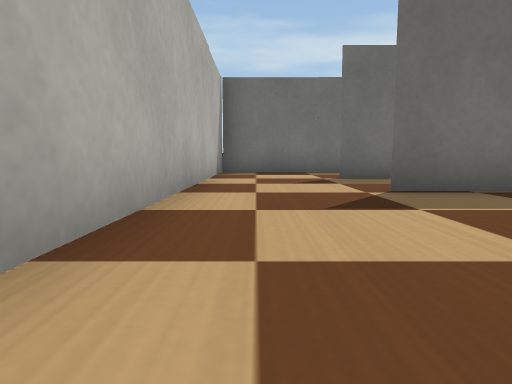
View 1 (above)

18 first-person views from a walk through a world built for the Webots simulator. The camera is 0.08 m above the floor, tilts 6° down and sees 75° across. The floor is counted in squares, 0.2 m on a side. Each view is taken from the middle of a square. On the plan, view 1 faces up. The plan holds only what a view shows up to about 9 squares ahead; the rest is blank. The robots in the file are not drawn. Webots' stock objects and surfaces are drawn as simple stand-ins.

View 2
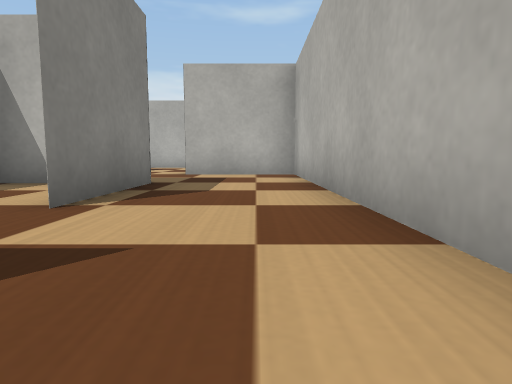

View 3
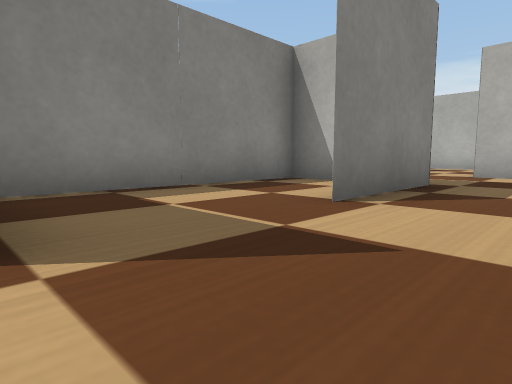

View 4
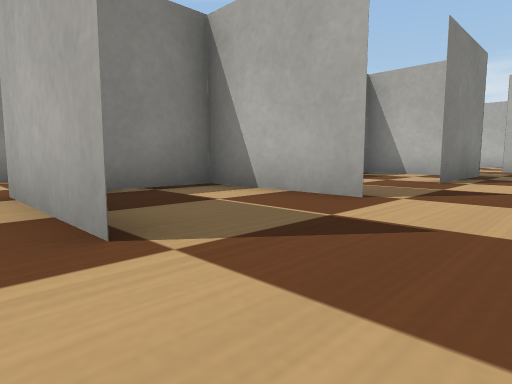

View 5
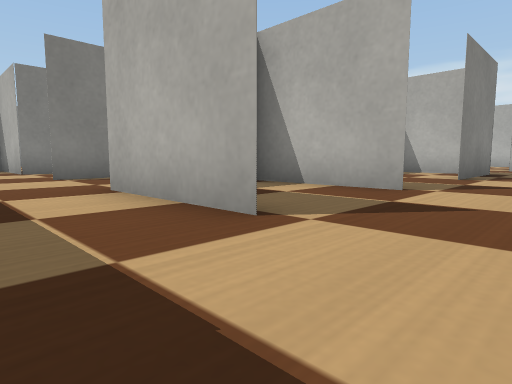

View 6
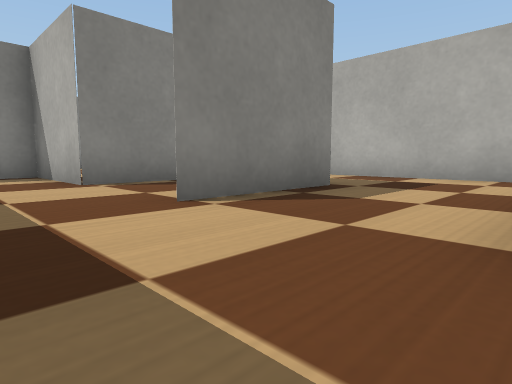

View 7
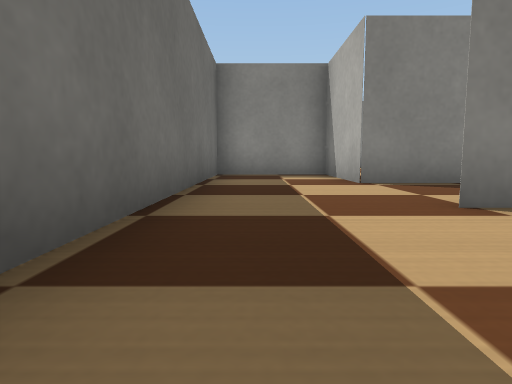

View 8
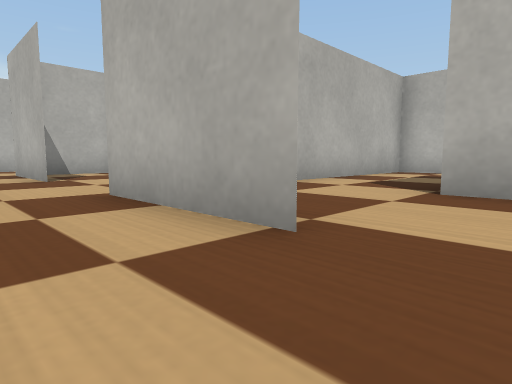

View 9
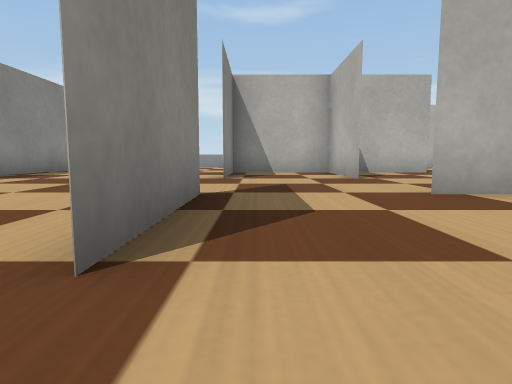

View 10
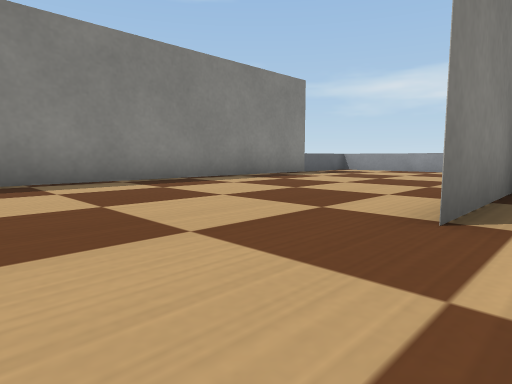

View 11
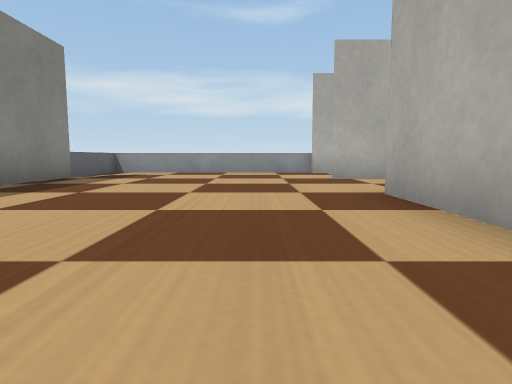

View 12
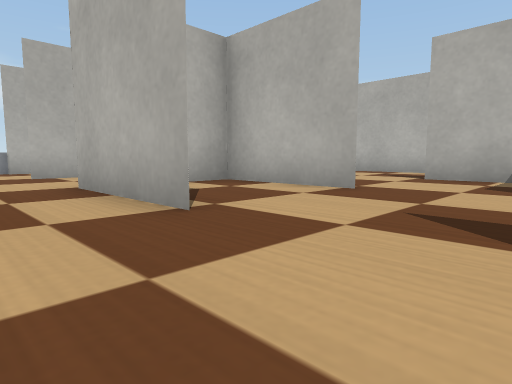

View 13
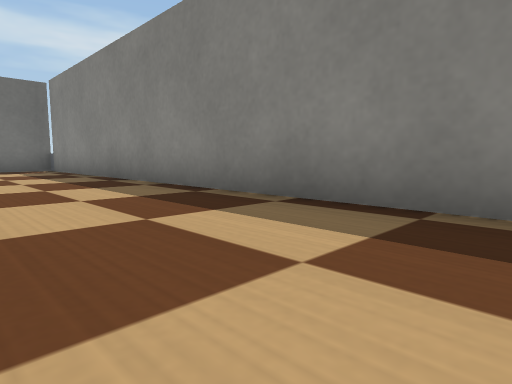

View 14
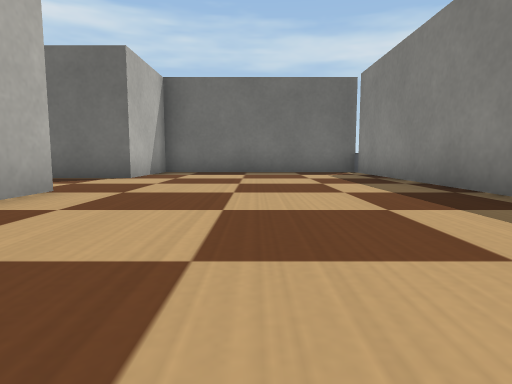

View 15
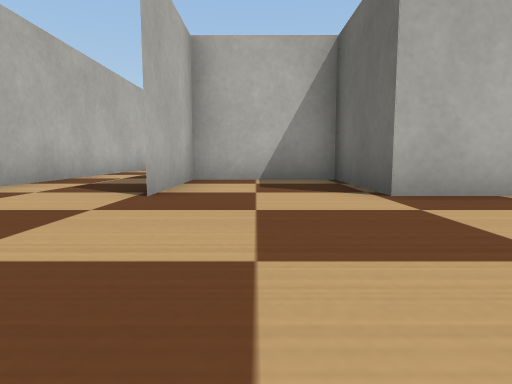

View 16
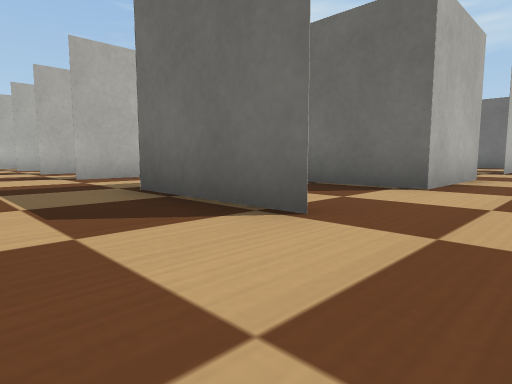

View 17
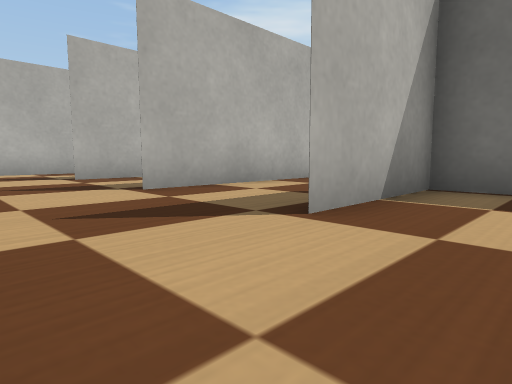

View 18
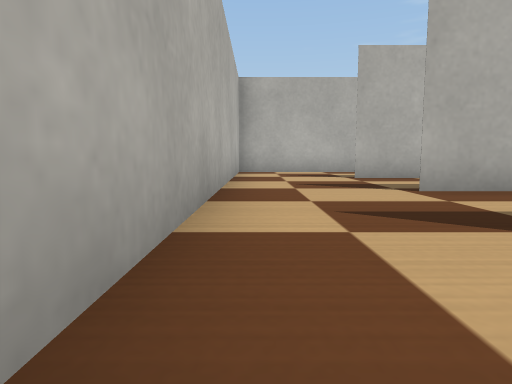

### Floor plan
Ten units are one square. View 1 is at (0, 0); x grows to the right and y downward. Boxes are objects, and circles mark ways between rooms. Rooms are numbered by the first view taken in them; rooms with no view inside come last. Other rooms are left out.
<svg viewBox="-14 -94 185 184">
<path fill="none" stroke="#000" d="M16 11 16 -15M-9 -34 -9 36 16 36M31 -39 15 -39M15 -39 41 -39M26 -64 15 -64M-9 -64 -9 -34M41 -40 41 -55M91 10 91 61 116 61 90 61M116 10 116 36 116 10M116 -14 116 -40 116 -14M66 -2 66 11M91 -45 91 -39M66 36 66 61M65 36 116 36 90 36M66 -39 66 -65M41 19 41 61M41 -25 41 -14 91 -14M116 -89 116 -64 100 -64M65 -89 50 -89M45 84 166 84 166 -89 119 -89M15 -64 41 -64M22 -89 -9 -89 -9 -64M91 -48 91 -64 116 -64 116 -89M119 -89 65 -89M-5 84 25 84M-9 52 -9 85M16 48 16 61M25 84 45 84M21 11 41 11 41 -40"/>
<circle cx="5" cy="-40" r="3" fill="#2a7"/>
<circle cx="20" cy="25" r="3" fill="#2a7"/>
<circle cx="20" cy="-25" r="3" fill="#2a7"/>
<circle cx="5" cy="-60" r="3" fill="#2a7"/>
<circle cx="70" cy="-75" r="3" fill="#2a7"/>
<circle cx="40" cy="75" r="3" fill="#2a7"/>
<circle cx="20" cy="75" r="3" fill="#2a7"/>
<text x="10" y="0">1</text>
<text x="10" y="-50">2</text>
<text x="100" y="0">3</text>
<text x="90" y="-70">4</text>
<text x="10" y="70">5</text>
<text x="30" y="60">6</text>
<text x="30" y="-20">7</text>
</svg>
Room 1 opens to room 2. Room 1 opens to room 6. Room 1 opens to room 7. Room 2 opens to room 3. Room 3 opens to room 4. Room 3 opens to room 6. Room 5 opens to room 6.

Where each view was taken, in squares from view 1:
view 1: 0 up, 0 right, facing up
view 2: 4 up, 0 right, facing down
view 3: 4 up, 0 right, facing down-right
view 4: 7 up, 0 right, facing down-right
view 5: 8 up, 0 right, facing down-right
view 6: 8 up, 4 right, facing down-right
view 7: 8 up, 4 right, facing right
view 8: 5 up, 13 right, facing down-left
view 9: 5 up, 11 right, facing down
view 10: 1 up, 11 right, facing down-right
view 11: 0 up, 13 right, facing down
view 12: 1 up, 13 right, facing down-left
view 13: 2 down, 14 right, facing up-right
view 14: 0 up, 14 right, facing up
view 15: 5 down, 15 right, facing left
view 16: 8 down, 13 right, facing up-left
view 17: 8 down, 8 right, facing up-left
view 18: 8 down, 8 right, facing left
